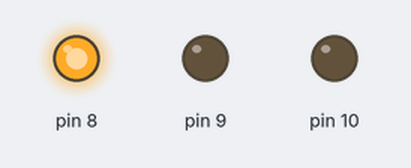
Recording of a sketch running on a simulated Arduino Uno, built with avr-gcc and run on an emulated ATmega328P. On the bench: output pins drawn as LEDs (lit = HIGH).

Above: at 0.2 s.
At 1.2 s:
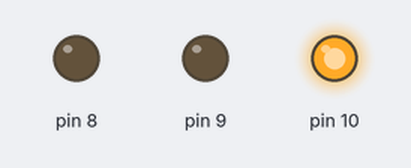
At 1.7 s:
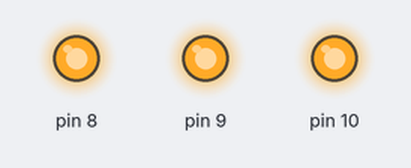
At 3.2 s:
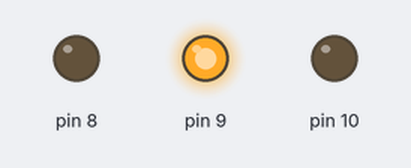
At 4.7 s:
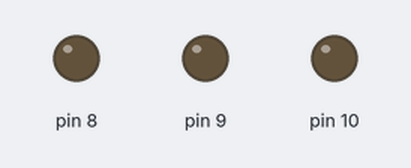
Timing chart, 0 to 5.8 s (numbered marks = the images above):
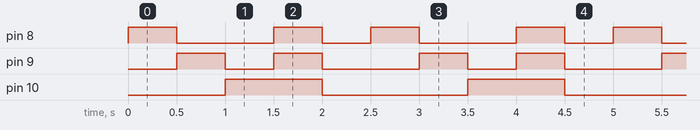

Measured:
- by itself, pin 8: repeats every 2.5 s: LOW 1.0 s, HIGH 0.50 s, LOW 0.50 s, HIGH 0.50 s
- by itself, pin 9: repeats every 2.5 s: LOW 0.50 s, HIGH 0.50 s, LOW 1.0 s, HIGH 0.50 s
- by itself, pin 10: alternates HIGH for 1.0 s and LOW for 1.5 s

The sketch:

Pisca_LED.ino
```cpp
/*
Autor: Moisés de Medeiros
ATmega328p
Pisca LED
*/


#include <avr/io.h>
#include <util/delay.h>

//Função principal
int main (void){
  DDRB = 0x07; //configura registrador como saídas digitais
while (1)
  { //Realiza deslocamento de bits
    for (int i = 0; i < 3; i++)
    {
      PORTB = 1 << i;
      _delay_ms(500);
    }
    //Liga os 3 LEDs ao mesmo tempo e desliga em seguida
    PORTB = 0X07;
    _delay_ms(500);
    PORTB = 0X00;
    _delay_ms(500);
  }
}
```
